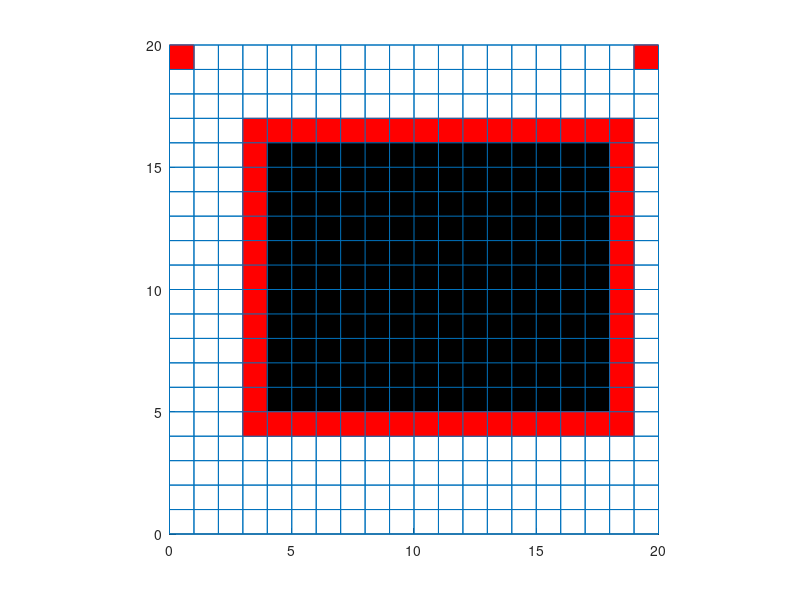

Reproduce this figure in MATLAB.
close all

% Inputting the matrix
grid = [1,0,0,0,0,0,0,0,0,0,0,0,0,0,0,0,0,0,0,1;0,0,0,0,0,0,0,0,0,0,0,0,0,0,0,0,0,0,0,0;0,0,0,0,0,0,0,0,0,0,0,0,0,0,0,0,0,0,0,0;0,0,0,1,1,1,1,1,1,1,1,1,1,1,1,1,1,1,1,0;0,0,0,1,3,3,3,3,3,3,3,3,3,3,3,3,3,3,1,0;0,0,0,1,3,3,3,3,3,3,3,3,3,3,3,3,3,3,1,0;0,0,0,1,3,3,3,3,3,3,3,3,3,3,3,3,3,3,1,0;0,0,0,1,3,3,3,3,3,3,3,3,3,3,3,3,3,3,1,0;0,0,0,1,3,3,3,3,3,3,3,3,3,3,3,3,3,3,1,0;0,0,0,1,3,3,3,3,3,3,3,3,3,3,3,3,3,3,1,0;0,0,0,1,3,3,3,3,3,3,3,3,3,3,3,3,3,3,1,0;0,0,0,1,3,3,3,3,3,3,3,3,3,3,3,3,3,3,1,0;0,0,0,1,3,3,3,3,3,3,3,3,3,3,3,3,3,3,1,0;0,0,0,1,3,3,3,3,3,3,3,3,3,3,3,3,3,3,1,0;0,0,0,1,3,3,3,3,3,3,3,3,3,3,3,3,3,3,1,0;0,0,0,1,1,1,1,1,1,1,1,1,1,1,1,1,1,1,1,0;0,0,0,0,0,0,0,0,0,0,0,0,0,0,0,0,0,0,0,0;0,0,0,0,0,0,0,0,0,0,0,0,0,0,0,0,0,0,0,0;0,0,0,0,0,0,0,0,0,0,0,0,0,0,0,0,0,0,0,0;0,0,0,0,0,0,0,0,0,0,0,0,0,0,0,0,0,0,0,0;];

%Finding the dimensions of input matrix
grid_size = size(grid);

% Generating the coordinates for the grid
x = linspace(0,grid_size(1,1),grid_size(1,1)+1);
y = linspace(0,grid_size(1,2),grid_size(1,2)+1);

% Horizontal grid
for k = 1:length(y)
    line([x(1) x(end)], [y(k) y(k)])
end

% Vertical grid
for k = 1:length(x)
    line([x(k) x(k)], [y(1) y(end)])
end

% Overlayig the grid with squares
for i = 1:length(x)-1
    for j = 1:length(y)-1
        %Marking path with 0
        if grid(j,i)==1
            rectangle('Position',[i-1 20-j 1 1],'FaceColor',[1 0 0],'EdgeColor',[1 0 0])
        end
        %Marking path with 1
        if grid(j,i)==3
            rectangle('Position',[i-1 20-j 1 1],'FaceColor',[0 0 0],'EdgeColor',[0 0 0])
        end
%         %Marking path with 1
%         if grid(j,i)==0
%             rectangle('Position',[20-1-i 20-1-j 1 1],'FaceColor',[0 .5 .5],'EdgeColor',[0 .5 .5])
%         end
    end
end

% Recreating the grid
% Horizontal grid
for k = 1:length(y)
    line([x(1) x(end)], [y(k) y(k)])
end
% Vertical grid
for k = 1:length(x)
    line([x(k) x(k)], [y(1) y(end)])
end
axis square